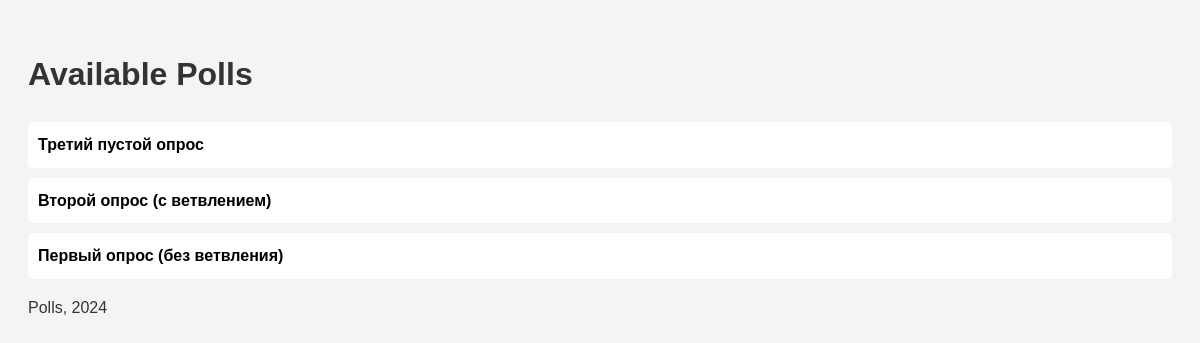
Screenshot of /polls/ with the database file from the repository.
### polls/models.py (models this page shows, shortened)
class Poll(models.Model):
    title = models.CharField(max_length=200)
    start_date = models.DateTimeField()
    end_date = models.DateTimeField()
    description = models.TextField()

### polls/views.py (the view)
# urls.py: path('', views.index, name='index'),  # Главная страница приложения polls, список опросов
def index(request):
    latest_poll_list = Poll.objects.all().order_by('-start_date')[:5]  # Показать последние 5 опросов
    context = {'latest_poll_list': latest_poll_list}
    return render(request, 'polls/index.html', context)

### polls/templates/polls/index.html (shortened to what this page needs)
{% extends "base.html" %}
{% block header %}Available Polls{% endblock %}
{% block content %}
    <ul>
        {% for poll in latest_poll_list %}
        <li><a href="{% url 'polls:poll_detail' poll.id %}">{{ poll.title }}</a></li>
        {% endfor %}
    </ul>
{% endblock %}

### polls/static/polls/css/styles.css (style rules this page uses)
body { font-family: 'Arial', sans-serif; line-height: 1.6; padding: 20px; background-color: #f4f4f4; color: #333; }
ul { list-style-type: none; padding: 0; }
ul li { background: #fff; margin-bottom: 10px; padding: 10px; border-radius: 5px; }
a { color: #000; text-decoration: none; font-weight: bold; }

### rows the page displays
Poll: title "Третий пустой опрос"
Poll: title "Второй опрос (с ветвлением)"
Poll: title "Первый опрос (без ветвления)"
